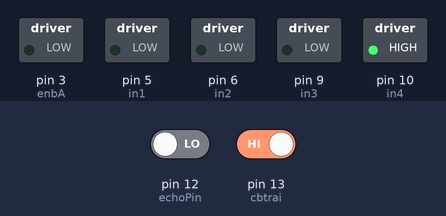
The sketch below on a simulated Arduino Uno, built with avr-gcc and run on an emulated ATmega328P. Parts: switched loads named in the sketch (green lamp = pin HIGH). Inputs (shaded band) come from the test bench; at power-on: pin 12 (echoPin) LOW, pin 13 (cbtrai) HIGH. Pins used as bus, display or sensor lines are not drawn.

Above: at 4.2 s.
4.3 s: pin 12 (echoPin) driven HIGH
At 5.5 s:
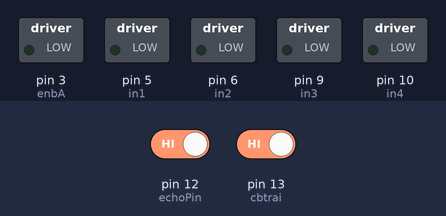
5.8 s: pin 13 (cbtrai) driven LOW
At 6.7 s:
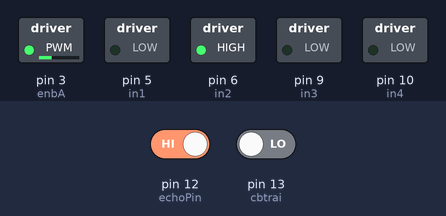
7.3 s: pin 12 (echoPin) driven LOW
At 7.8 s:
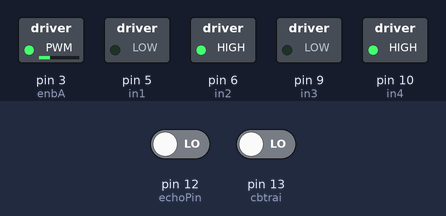
8.8 s: pin 13 (cbtrai) driven HIGH
At 10.2 s:
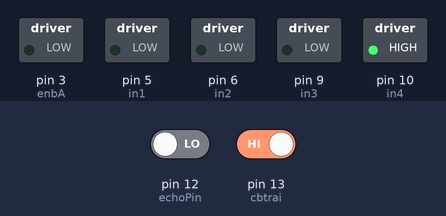
Timing chart, 0 to 11.3 s (numbered marks = the images above; inputs shaded):
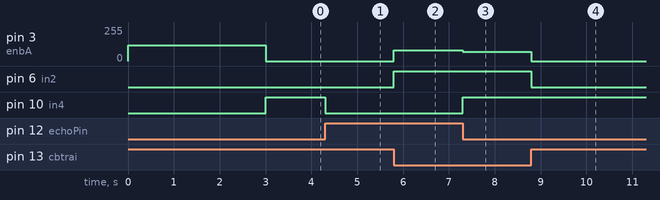

Measured:
- after the input at 4.3 s, pin 10 (in4): HIGH → LOW at once
- after the input at 5.8 s, pin 3 (enbA): 0/255 → 80/255 at once; pin 6 (in2): LOW → HIGH at once
- after the input at 7.3 s, pin 3 (enbA): 80/255 → 70/255 at once; pin 10 (in4): LOW → HIGH at once
- after the input at 8.8 s, pin 3 (enbA): 70/255 → 0/255 at once; pin 6 (in2): HIGH → LOW at once

The sketch:

robotdoline.ino
```cpp
//Desgine by Lựu
  int stop_distance = 12;// Khoảng cách phát hiện vật cản
//Kết nối SRF 05 OR 04
  const int trigPin = 11; // kết nối chân trig với chân 11 arduino
  const int echoPin = 12; // kết nối chân echo với chân 12 arduino

//kết nối của 2 cảm biến hồng ngoại (dò line )
   int cbtrai=13;
   int cbphai=12;

//L298 kết nối arduino
int enbA=3;
int in1 = 5;
int in2 = 6;
int in3 = 9;
int in4 = 10;
int enbB=11;

int maxspeed=30;

 int gtcbtrai;
  int gtcbphai;
  //int gtcbsau;


void setup() {
  pinMode(gtcbphai,INPUT); // chân cảm biến khai báo là đầu vào
  pinMode(gtcbtrai,INPUT);
    pinMode(in1, OUTPUT);
  pinMode(in2, OUTPUT);
  pinMode(in3, OUTPUT);
  pinMode(in4, OUTPUT);
  pinMode(enbA, OUTPUT);
  pinMode(enbB, OUTPUT);
  digitalWrite(in1, LOW);
  digitalWrite(in2, LOW);
  digitalWrite(in3, LOW);
  digitalWrite(in4, LOW);
  digitalWrite(enbA, LOW);
  digitalWrite(enbB, LOW);
  pinMode(trigPin, OUTPUT);
  pinMode(echoPin, INPUT);

  Serial.begin(9600);
  analogWrite(enbA, 120); // tốc độ động cơ a ban đầu 120 ( 0 - 255)
  analogWrite(enbB, 120);// tốc độ động cơ b ban đầu 120 ( 0 - 255)
  delay(3000);

}
void loop()
{
  gtcbtrai=digitalRead(cbtrai);
  gtcbphai=digitalRead(cbphai);
  //gtcbsau=digitalRead(cbsau);
//====================================
  if(gtcbtrai==0 && gtcbphai==0)
  {
    dithang();
  }
  else if(gtcbtrai!=0 && gtcbphai==0)
  {
    disangtrai();
  }
  else if(gtcbtrai==0 && gtcbphai!=0)
  {
    disangphai();
  }
  else {dunglai();}


}

void dithang()
{
  analogWrite(enbA, 70);
  analogWrite(enbB, 70);
  digitalWrite(in1, 0);
  digitalWrite(in2, 1);
  digitalWrite(in3, 0);
  digitalWrite(in4, 1);


}
void dunglai(){
  analogWrite(enbA, 0);
  analogWrite(enbB, 0);
  digitalWrite(in1, 0);
  digitalWrite(in2, 0);
  digitalWrite(in3, 0);
  digitalWrite(in4, 0);
  }

void disangphai()
{
  analogWrite(enbA, 80);
  analogWrite(enbB, 0);
  digitalWrite(in1, 0);
  digitalWrite(in2, 1);
  digitalWrite(in3, 0);
  digitalWrite(in4, 0);


}
void disangtrai()
{
  analogWrite(enbA, 0);
  analogWrite(enbB, 80);
  digitalWrite(in1, 0);
  digitalWrite(in2, 0);
  digitalWrite(in3, 0);
  digitalWrite(in4, 1);

}

void dilui()
{
  analogWrite(enbA, 80);
  analogWrite(enbB, 80);
  digitalWrite(in1, 1);
  digitalWrite(in2, 0);
  digitalWrite(in3, 1);
  digitalWrite(in4, 0);

}

void xoay()
{
  analogWrite(enbA, 80);
  analogWrite(enbB, 80);
  digitalWrite(in1, 0);
  digitalWrite(in2, 1);
  digitalWrite(in3, 1);
  digitalWrite(in4, 0);
}
```
